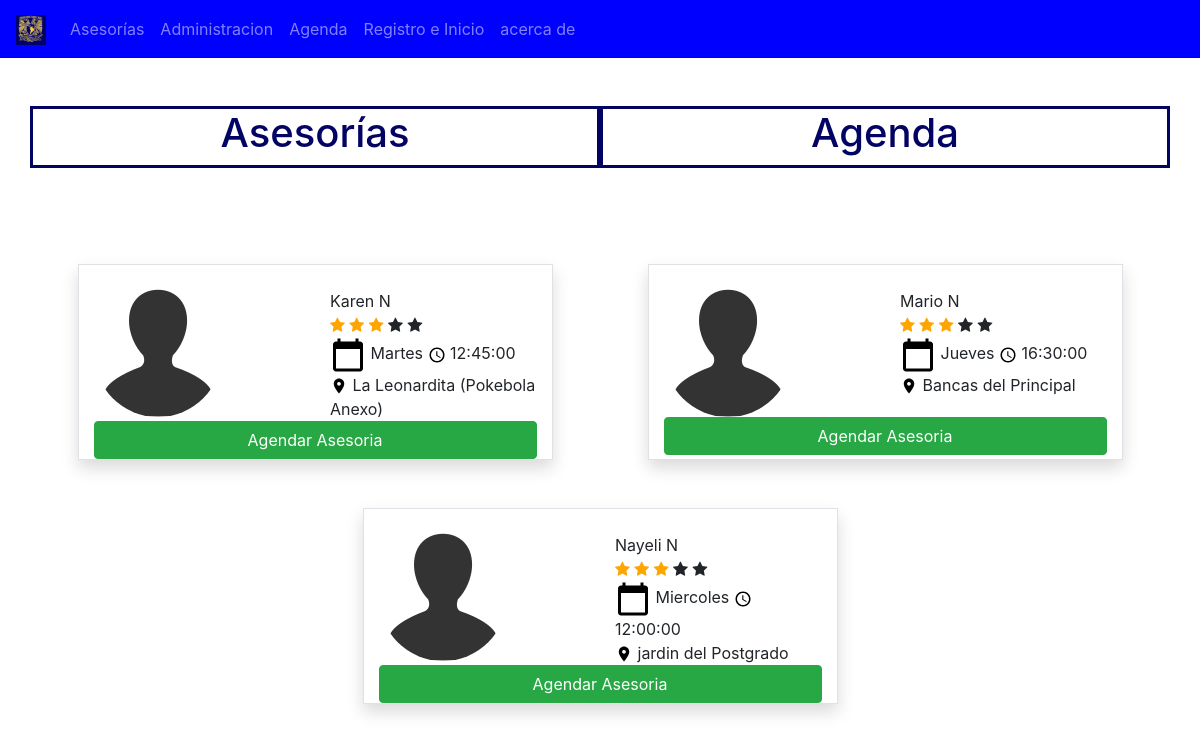
The page /source/tabla_asesores.php?nomMat=Algebra&idclass=2 on the database its author committed.
### tables this page shows
CREATE TABLE `sesiones` (
  `id_sesion` int(80) NOT NULL,
  `dia_semana` varchar(200) NOT NULL,
  `horario_sesion` time NOT NULL,
  `lugar_sesion` varchar(200) NOT NULL,
  `Estado` int(4) NOT NULL,
  `id_asesor` int(80) NOT NULL,
  `id_clase` int(80) NOT NULL
);

CREATE TABLE `asesor` (
  `id_asesor` int(80) NOT NULL,
  `nombre_asesor` varchar(200) NOT NULL,
  `celular_asesor` varchar(80) NOT NULL,
  `correo_asesor` varchar(200) NOT NULL,
  `carrera_asesor` varchar(200) NOT NULL,
  `semestre_asesor` int(80) NOT NULL,
  `contrasena_asesor` varchar(255) NOT NULL
);

### source/tabla_asesores.php (the view, shortened to what this page needs)
<!DOCTYPE html>
<html>
    <head>
        <link rel="stylesheet" type="text/css" href="../css/bootstrap.css">
        <link rel="stylesheet" type="text/css" href="../css_javerim/javerim_style.css">
        <link rel="stylesheet" href="https://cdnjs.cloudflare.com/ajax/libs/font-awesome/4.7.0/css/font-awesome.min.css">
    </head>
    <body>
        <nav class="navbar navbar-expand-lg navbar-dark bg-jav">
          <a class="navbar-brand" href="#">
            <img src="../img/iconos/unam.jpg" width="30" height="30" alt="">
          </a>
          <div class="collapse navbar-collapse" id="opciones">
            <ul class="navbar-nav">
              <li class="nav-item">
                <a class="nav-link " href="ver_asesorias.php">Asesorías</a>
              </li>
              <li class="nav-item">
                <a class="nav-link" href="Administracion.php">Administracion</a>
              </li>
              <li class="nav-item">
                <a class="nav-link" href="agenda.php">Agenda</a>
              </li>
              <li class="nav-item">
                <a class="nav-link" href="form.php">Registro e Inicio</a>
              </li>
              <li>
                <a class="nav-link" href="#">acerca de</a>
              </li>
            </ul>
          </div>
        </nav>
            <br><br>
            <div class="container">
                <div class="row">
                    <div class="col-6 titulo-nac text-center">
                        <a href="ver_asesorias.php"><h1 class="text-nac">Asesorías</h1></a>
                    </div>
                    <div class="col-6 titulo-nac text-center">
                        <a href="agenda.php"><h1 class="text-nac">Agenda</h1></a>
                    </div>
                </div>
            </div>
            <br><br>
            <div class="container-fluid">
        <?php
            $nombreMat = $_GET['nomMat'];
            $idclase = $_GET['idclass'];
            $servername = "localhost";
            $username = "root";
            $password = "";
            $dbname = "javerim";
            try {
            $conn = new PDO("mysql:host=$servername;dbname=$dbname", $username, $password);
            $conn->setAttribute(PDO::ATTR_ERRMODE, PDO::ERRMODE_EXCEPTION);
            $stmt = $conn->prepare("SELECT asesor.id_asesor, asesor.nombre_asesor, clase.nombre_asig, clase.Tema_asig, sesiones.dia_semana, sesiones.horario_sesion, sesiones.lugar_sesion, sesiones.Estado FROM `sesiones` INNER JOIN asesor ON sesiones.id_asesor=asesor.id_asesor INNER JOIN clase ON sesiones.id_clase= clase.id_asig WHERE clase.nombre_asig ='$nombreMat'");
            $stmt->execute();
            $resultado =$stmt->fetchAll();
            }
            catch(PDOException $e) {
                echo "Error: " . $e->getMessage();
            }
            ?>
            <div class="container">
                <div class="row justify-content-around">
                    <?php foreach ($resultado as $dato): ?>
                    <div class="col-md-5 mt-5 border shadow">
                        <br>
                        <div class="row justify-content-between">
                            <div class="col-4">
                                <img src="../img/iconos/contacts_3695.ico" class="rounded-circle" alt="photo">
                            </div>
                            <div class="col-6">
                                <b> </b> <?php echo $dato['nombre_asesor'] ?> <br>
                                <span class="fa fa-star checked"></span>
                                <span class="fa fa-star checked"></span>
                                <span class="fa fa-star checked"></span>
                                <span class="fa fa-star"></span>
                                <span class="fa fa-star"></span> <br>
                                <img src="../img/iconos/1x/baseline_calendar_today_black_18dp.png" alt="calendar">
                                <b> </b> <?php echo $dato['dia_semana'] ?>
                                <img src="../img/iconos/1x/baseline_query_builder_black_18dp.png" alt="calendar">
                                <b> </b> <?php echo $dato['horario_sesion'] ?> <br>
                                <img src="../img/iconos/1x/baseline_location_on_black_18dp.png" alt="calendar">
                                <b> </b> <?php echo $dato['lugar_sesion'] ?> <br>
                            </div>
                            <div class="col-12">
                                <?php if($dato['Estado'] != 1){ ?>
                                <button type='submit' class='btn btn-success btn-block' data-toggle="modal" data-target="#diag_conf"
                                    onclick="verDatos('<?php echo $dato['id_asesor']?>','<?php echo $idclase?>','<?php echo $dato['nombre_asesor']?>','<?php echo $dato['dia_semana'] ?>','<?php echo $dato['horario_sesion']?>','<?php echo $dato['lugar_sesion'] ?>', '<?php echo $nombreMat ?>')">
                                    Agendar Asesoria
                                </button>
                                <?php } else { ?>
                                    <button type='Button' class='btn btn-danger btn-block'>
                                    Actualmente ocupado
                                </button>
                                <?php } ?>
                            </div>
                        </div>
                    </div>
                    <?php endforeach ?>
                </div>
                <br>
            </div>
    </body>
</html>

### css_javerim/javerim_style.css (style rules this page uses)
.bg-jav { text-aling: right; background-color: blue; }
.text-nac { color: rgb(3, 3, 100); }
.titulo-nac { border-style: solid; border-color: rgb(3, 3, 100); }
a:link { text-decoration: none; }
.checked { color: orange; }

### rows shown on the page
sesiones: id_asesor.nombre_asesor "Karen N", dia_semana "Martes", horario_sesion "12:45:00", lugar_sesion "La Leonardita (Pokebola Anexo)"
sesiones: id_asesor.nombre_asesor "Mario N", dia_semana "Jueves", horario_sesion "16:30:00", lugar_sesion "Bancas del Principal"
sesiones: id_asesor.nombre_asesor "Nayeli N", dia_semana "Miercoles", horario_sesion "12:00:00", lugar_sesion "jardin del Postgrado"
